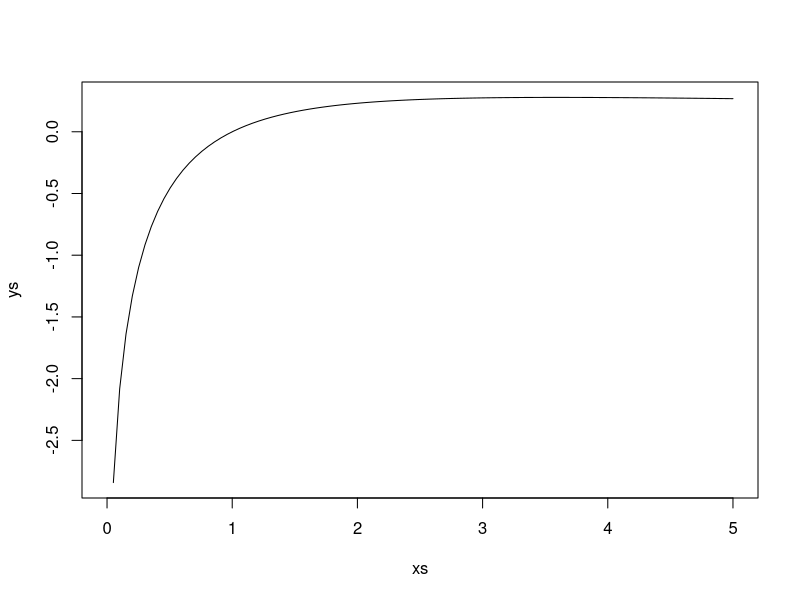
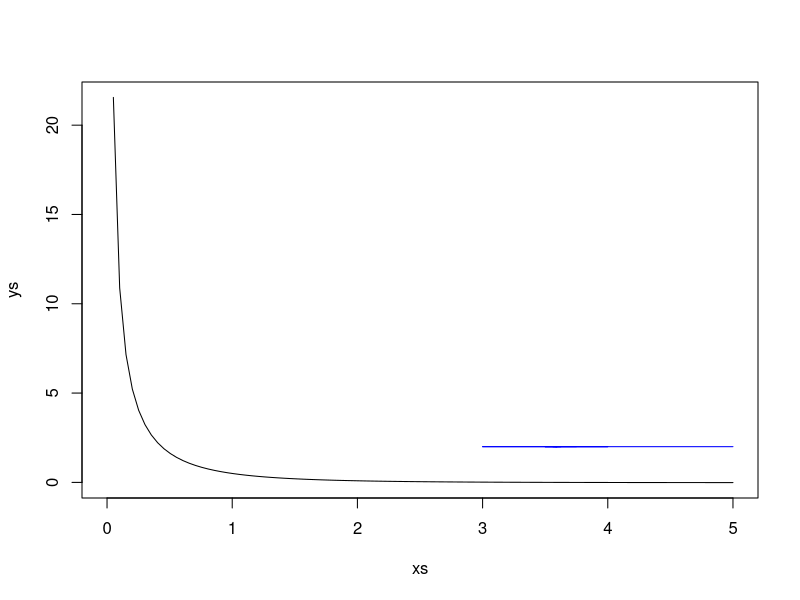
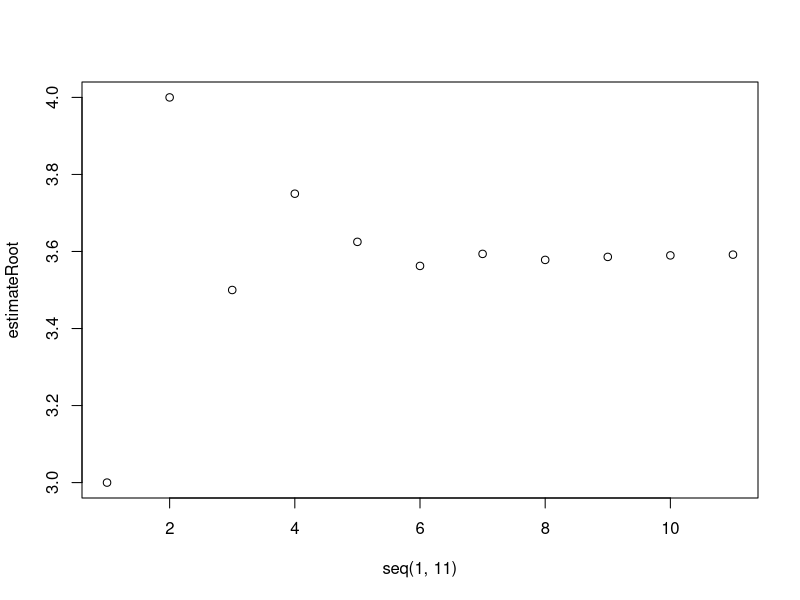
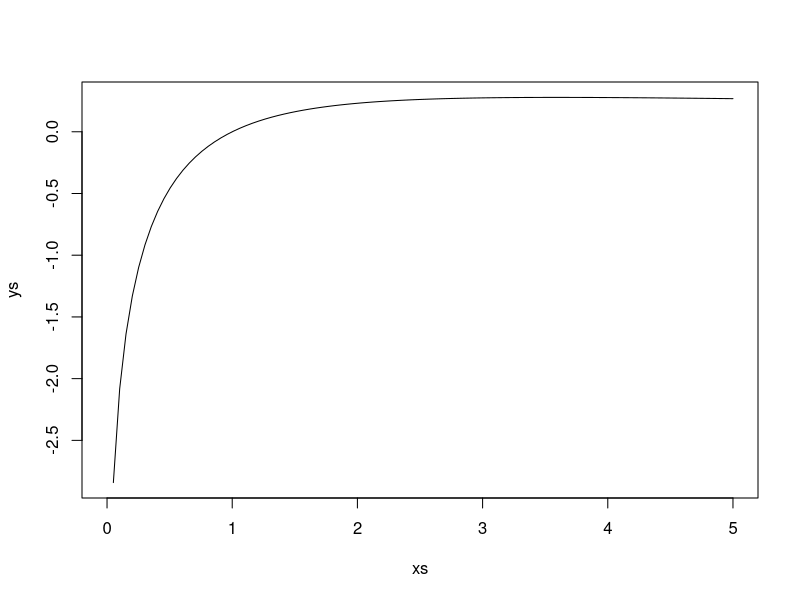
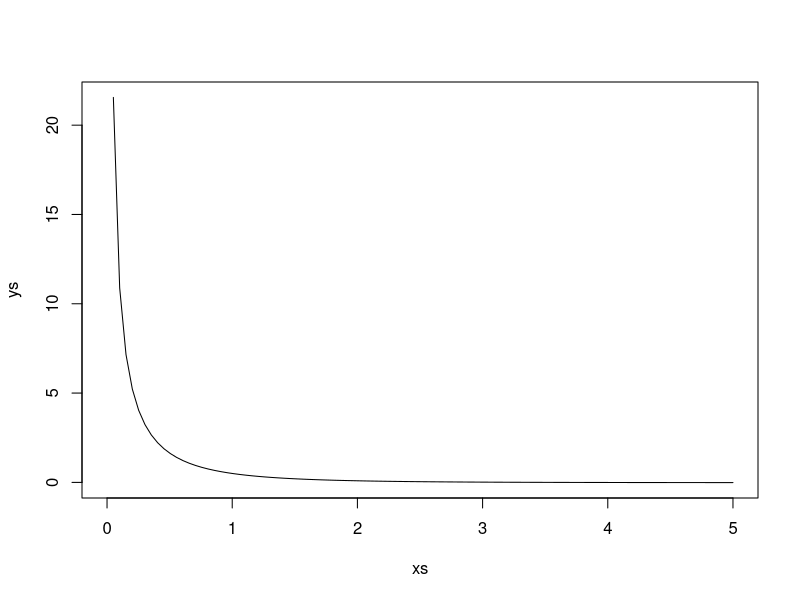
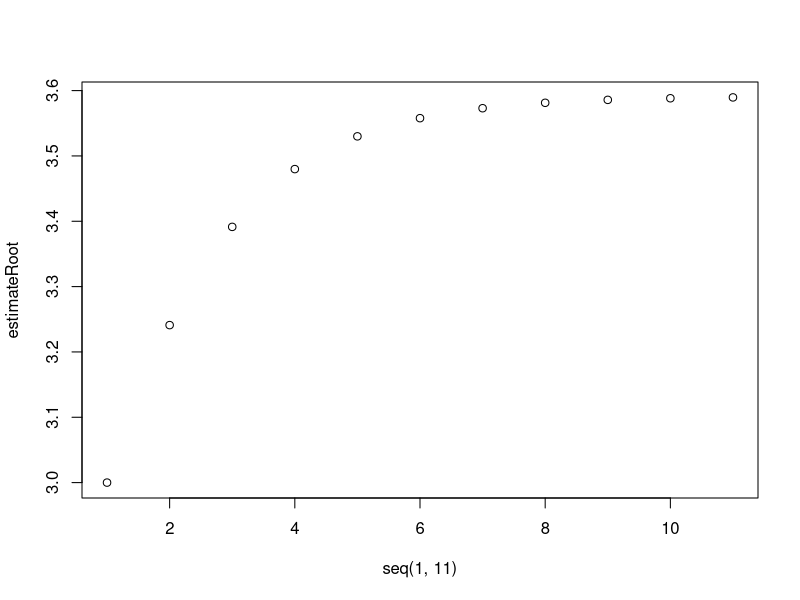

Recreate these plots in R, in order.
#############################################
## bisection algorithm
## maximizing log(x)/(1+x)
#############################################

## plot g(x)
g = function(x)
  {
    return(log(x)/(1+x))
  }

xs = seq(0.000,5, length=100)
ys = sapply(xs, g)

plot(xs,ys, type="l")

## plot g'(x)
gprime = function(x)
  {
##    val = (-log(x)*(1+x) + x)/ ((1+x)*(1+x)*x)
    val = -log(x)/((1+x)*(1+x))  + 1/(x*(1+x))
##    val = (1 + 1/x - log(x))/((1+x)*(1+x))
      
    return(val)
  }

##xs = seq(0.000,5, length=100)
#xs = seq(2,4, length=100)
ys = sapply(xs, gprime)

plot(xs,ys, type="l")
locator(1)

## bisection algorithm

##initval = 3 # initial guess based on plot

currentA = 1 # initial lower end point
currentB = 5 # initial upper end point
currentRoot = (currentA+currentB)/2 # initial guess of root

estimateRoot = rep(NA, 11)
estimateA = rep(NA, 11)
estimateB = rep(NA, 11)


estimateRoot[1] = currentRoot
estimateA[1] = currentA
estimateB[1] = currentB

#plot(seq(-1,10), seq(-1,10), type="n")

## repeatedly update the "guess"
for (i in 1:10)
  {
    
    ##  if gprime has same signs at A,X
    if ((gprime(currentA)*gprime(currentRoot)) > 0)
      {
        currentA = currentRoot # move lower end point to best guess
        currentB = currentB # keep upper end point as is
      }
    else  ##  if gprime has different signs at A,X
      {
        currentA = currentA # keep lower end point as is
        currentB = currentRoot # move upper end point to best guess
      }
    currentRoot = (currentA+currentB)/2 # new guess of root

    estimateRoot[i+1] = currentRoot
    estimateA[i+1] = currentA
    estimateB[i+1] = currentB

    segments(estimateA[i+1], 2, estimateB[i+1], 2, col="blue")

  }

## plot how the estimate improves with iterations
plot(seq(1,11),estimateRoot)

cbind(estimateA, estimateB, estimateRoot)

#############################################
## Newton-Raphson
## maximizing log(x)/(1+x)
#############################################

## plot g(x)
g = function(x)
  {
    return(log(x)/(1+x))
  }

xs = seq(0.000,5, length=100)
ys = sapply(xs, g)

plot(xs,ys, type="l")

## plot g'(x)
gprime = function(x)
  {
##    val = (-log(x)*(1+x) + x)/ ((1+x)*(1+x)*x)
    val = -log(x)/((1+x)*(1+x))  + 1/(x*(1+x))
##    val = (1 + 1/x - log(x))/((1+x)*(1+x))
      
    return(val)
  }


## plot g''(x)
gprimeprime = function(x)
  {
    val = log(x)/(2*(1+x)*(1+x)*(1+x))  -2/(x*(1+x)*(1+x)) -1/(x*x*(1+x))
      
    return(val)
  }

##xs = seq(0.000,5, length=100)
#xs = seq(2,4, length=100)
ys = sapply(xs, gprime)

plot(xs,ys, type="l")
locator(1)

## Newton-Raphson algorithm

##initval = 3 # initial guess based on plot

estimateRoot = rep(NA, 11)

estimateRoot[1] = 3
  
## repeatedly update the "guess"
for (i in 1:10)
  {
    estimateRoot[i+1] = estimateRoot[i] - gprime(estimateRoot[i])/gprimeprime(estimateRoot[i])
  }

## plot how the estimate improves with iterations
plot(seq(1,11),estimateRoot)
